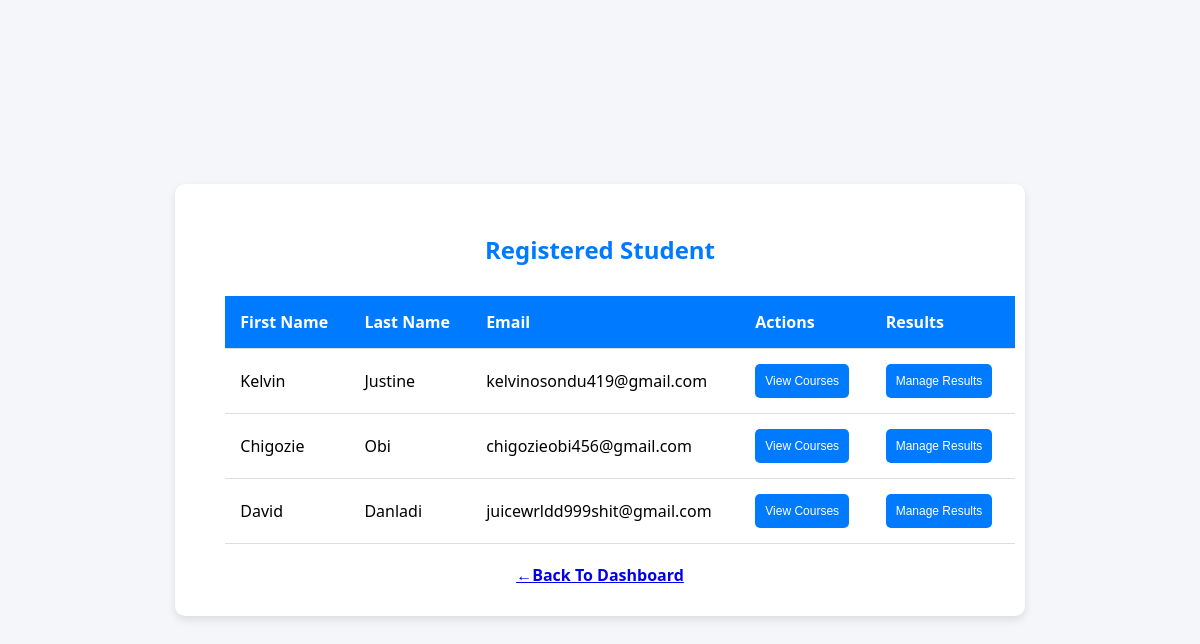
The app's page /view_students/ with its own data.
### app.py (models this page shows, shortened)
class Applicant(db.Model):
    __tablename__ =  'applicantDetails'
    id = db.Column(db.Integer, primary_key =True)
    firstname = db.Column(db.String(15), nullable= False)
    lastname = db.Column(db.String(15), nullable= False )
    email = db.Column(db.String(30), unique =True, nullable =False )
    password = db.Column(db.String(40),  nullable =False )

### app.py (the view)
@app.route("/view_students/")
def view_students():
    students = Applicant.query.all()
    year_session = ApplicantSession.query.all()
    return render_template("view_students.html", students =students, year_session = year_session)

### templates/view_students.html (shortened to what this page needs)
{% extends 'base.html' %}
{% block head %}
<link rel="stylesheet" href="{{url_for ('static', filename='view_student.css') }}">
{% endblock %}
{% block body %}
<body>
    <div class="container">
        <h2>Registered Student</h2>
        {% if students %}
        <table>
            <thead>
                <tr>
                    <th>First Name</th>
                    <th>Last Name</th>
                    <th>Email</th>
                    <th>Actions</th>
                    <th>Results</th>
                </tr>
            </thead>
            <tbody>
                {% for student in students %}
                <tr>
                    <td>{{ student.firstname }}</td>
                    <td>{{ student.lastname }}</td>
                    <td>{{ student.email }}</td>
                    <td>
                        <a href="{{ url_for('student_courses', student_id=student.id) }}">
                            <button>View Courses</button>
                        </a>
                    </td>
                    <td>
                        <a href="{{ url_for('add_result', student_id=student.id) }}">
                            <button>Manage Results</button>
                        </a>
                    </td>
                </tr>
                {% endfor %}
            </tbody>
        </table>
        {% else %}
        <p>No student registered yet Calm Down!!!</p>
        {% endif %}
        <div class ="back-link">
        <a href="/admin_dashboard/">←Back To Dashboard</a>
        </div>
    </div>
{% endblock %}

### static/style.css (style rules this page uses)
body { font-family: Arial, sans-serif; background-color: #ffffff; margin: 0; padding: 0; display: flex; justify-content: center; align-items: center; min-height: 100vh; }

### static/view_student.css (style rules this page uses)
body { font-family:'Segoe UI', Tahoma, Geneva, Verdana, sans-serif; background-color: #f4f6f9; margin: 0; padding: 0; }
.container { padding: 30px; max-width: 1000px; margin:auto; border-radius: 10px; background-color: white; box-shadow: 0 4px 8px rgba(0, 0, 0, 0.1); }
h2 { text-align: center; margin-bottom: 30px; color: #007bff; }
table { width: 100%; border-collapse: collapse; margin: 20px; }
thead { background-color: #007bff; color: white; }
table th, table td { padding: 15px; text-align: left; border-bottom: 1px solid #ddd; }
.back-link { text-align: center; }
.back-link { text-decoration: none; color: #007bff; font-weight: bold; }
button { padding: 10px 10px; font-size: 12px; background-color: #007bff; color: white; border: none; border-radius: 5px; cursor: pointer; }

### records on screen
Applicant: firstname "Kelvin", lastname "Justine", email "kelvinosondu419@gmail.com"
Applicant: firstname "Chigozie", lastname "Obi", email "chigozieobi456@gmail.com"
Applicant: firstname "David", lastname "Danladi", email "juicewrldd999shit@gmail.com"
